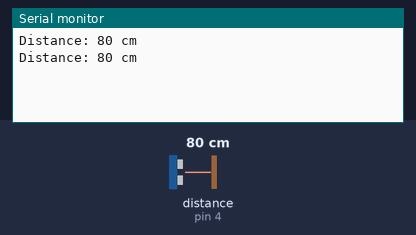
This sketch was run on a simulated Arduino Uno, built with avr-gcc and run on an emulated ATmega328P. On the bench: the last lines printed to the serial monitor. The test bench sets the inputs (shaded band); at power-on: distance to the obstacle (sensor on pin 4) 80 cm.

Above: at 5.8 s.
5.9 s: distance to the obstacle (sensor on pin 4) set to 2 cm
At 11.2 s:
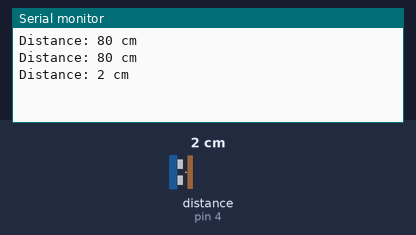
11.9 s: distance to the obstacle (sensor on pin 4) set to 4 cm
At 16.3 s:
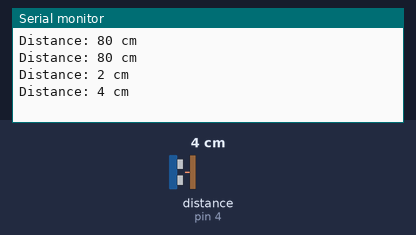
Timing chart, 0 to 17.8 s (numbered marks = the images above; inputs shaded):
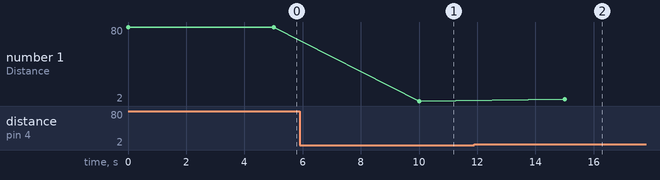

Measured:
- after the input at 5.9 s, the serial monitor: prints a new line after 4.1 s (image 1)
- after the input at 11.9 s, the serial monitor: prints a new line after 3.1 s (image 2)
- plotted number 1: 80 → 2 after the input at 5.9 s, 2 → 4 after the input at 11.9 s

The sketch:

ttgo_test_cuve.ino
```cpp
#include <UltrasonicSensor.h>

UltrasonicSensor ultrasonic(2, 4);

void setup() {
  Serial.begin(115200);

}

void loop() {
  int distance = ultrasonic.distanceInCentimeters();

  Serial.print("Distance: ");
  Serial.print(distance);
  Serial.println(" cm");
  delay(5000);
}
```
